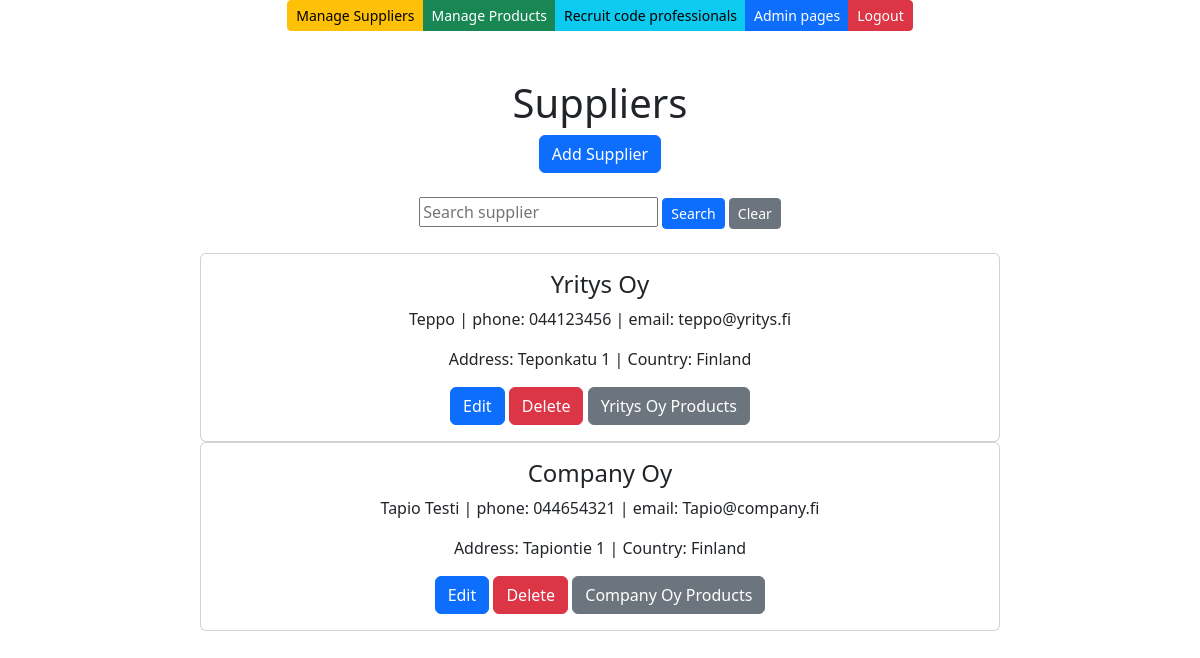
/suppliers/ (signed in), run on an earlier commit of the app's database.
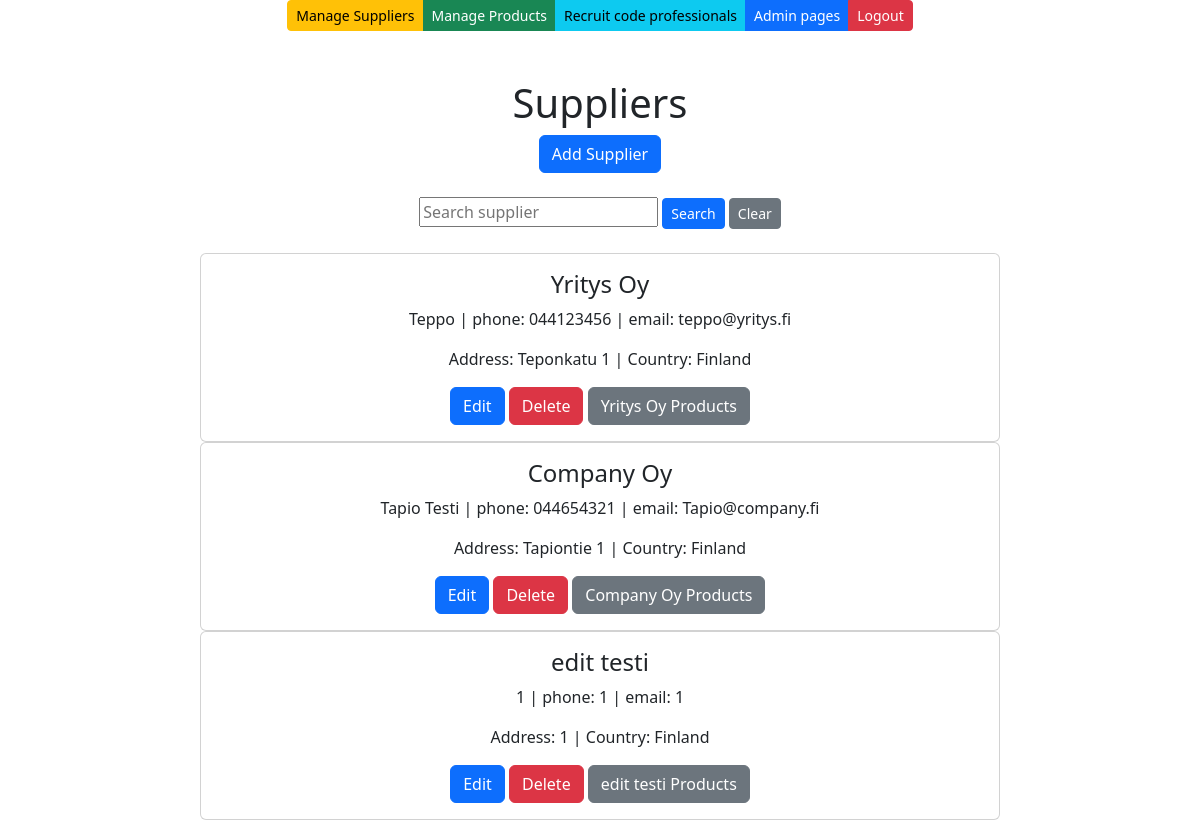
And on a later commit of the database.
### app/models.py (models this page shows, shortened)
class Supplier(models.Model):
    companyname = models.CharField(max_length=50, default='firma')
    contactname = models.CharField(max_length=50, default='contact')
    address = models.CharField(max_length=50, default='address')
    phone = models.CharField(max_length=50, default='phone')
    email = models.EmailField(max_length=50, default='email')
    country = models.CharField(max_length=50, default='country')

### app/views.py (the view)
# urls.py: path('suppliers/', supplierlistview),
def supplierlistview(request):
    if not request.user.is_authenticated:
        return render(request, 'loginerror.html', {'error': 'You must login first'})
    else:
        supplierlist = Supplier.objects.all()
        context = {'suppliers': supplierlist}
        return render (request,"supplierlist.html",context)

### app/templates/supplierlist.html (shortened to what this page needs)
{% extends 'index.html' %}
{% block content %}
<div class="container">
    <div class="row">
        <div class="col-md-12">
            <br />
            <br />
            <h1>Suppliers</h1>
            <button id="add-btn" class="btn btn-primary" onclick="showaddform()">Add Supplier</button>
            <br />
            <br />
            <form method="post" action="/search-supplier/">
                <input type="text" name="search" placeholder="Search supplier">
                <input type="submit" value="Search" class="btn btn-primary btn-sm">
                <button type="button" class="btn btn-secondary btn-sm" onclick="clearSearch()">Clear</button>
            </form>
            <br />
            {% for s in suppliers %}
            <div class="card" style="width: 50rem;">
                <div class="card-body">
                    <h4 class="card-title">{{s.companyname}}</h4>
                    <p class="card-text">{{s.contactname}} | phone: {{s.phone}} | email: {{s.email}} </p>
                    <p class="card-text">Address: {{s.address}} | Country: {{s.country}}</p>
                    <a href="/edit-supplier-get/{{s.id}}/" class="btn btn-primary">Edit</a>
                    <a href="/confirm-delete-supplier/{{s.id}}/" class="btn btn-danger">Delete</a>
                    <a href="/products-by-supplier/{{s.id}}/" class="btn btn-secondary">{{s.companyname}} Products</a>
                </div>
            </div>
            {% empty %}
            <div class="card" style="width: 50rem;">
                <div class="card-body">
                    <p class="card-text">No suppliers found in the database </p>
                </div>
            </div>
            {% endfor %}
        </div>
    </div>
</div>
{% endblock %}

### app/templates/index.html (shortened to what this page needs)
<!DOCTYPE html>
<html>
<head>
    <link href="https://cdn.jsdelivr.net/npm/bootstrap@5.3.3/dist/css/bootstrap.min.css" rel="stylesheet"></head>
    <link rel="stylesheet" href="https://cdnjs.cloudflare.com/ajax/libs/font-awesome/6.6.0/css/all.min.css" />
    {% load static %}
    <link rel="stylesheet" href="{% static 'style.css' %}">
</head>
<body>
    <div class="container">
        <center>
            <div class="btn-group" role="group">
                <a class="btn btn-warning btn-sm" href="/suppliers">Manage Suppliers</a>
                <a class="btn btn-success btn-sm" href="/products">Manage Products</a>
                <a class="btn btn-info btn-sm" href="http://careeria.fi ">Recruit code professionals</a>
                <a class="btn btn-primary btn-sm" href="/admin">Admin pages</a>
                <a class="btn btn-danger btn-sm" href="/logout">Logout</a>
            </div>
            {% block content %}
            {% endblock %}
        </center>
    </div>
</body>
</html>

What changed in the data, as far as the page shows it:
added Supplier: companyname "edit testi", contactname "1", phone "1", email "1", address "1", country "Finland"
